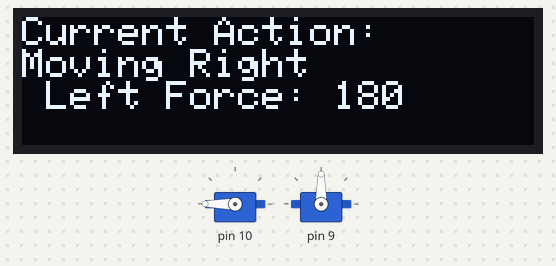
This program was run on a simulated Arduino Uno, built with avr-gcc and run on an emulated ATmega328P. Shown: 128×32 one-colour display, 2 × servo.

Above: at 0.1 s.
At 4.1 s:
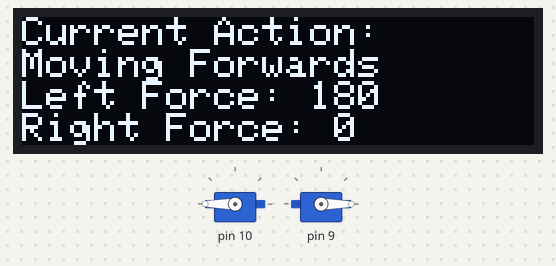
At 8.1 s:
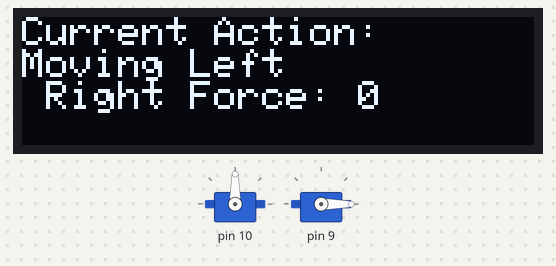
At 15.0 s:
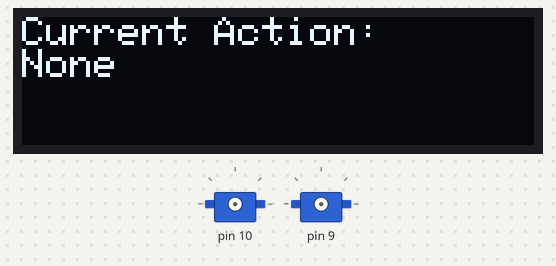
Timing chart, 0 to 16.5 s (numbered marks = the images above):
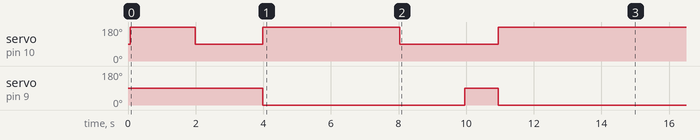

The program:

main.cpp
```cpp
/*
Joshua
Dual-Servo Robot w/ OLED Command Display
Current Revision: December 3nd, 2021:
  - Moved wheels to a class (it looks nicer)
  - Split code up into a couple of header and .cpp files. Readability!
*/

#include <SPI.h>
#include <Servo.h>
#include <Wire.h>
#include <Adafruit_GFX.h>
#include <Adafruit_SSD1306.h>

#include "wheels.hpp"
#include "oled.hpp"
#include "proximity.hpp"

void setup() {
    Serial.begin(9600);
    pinMode(trigPin, OUTPUT);
    pinMode(echoPin, INPUT);

    // SSD1306_SWITCHCAPVCC = generate display voltage from 3.3V internally
    if(!display.begin(SSD1306_SWITCHCAPVCC, SCREEN_ADDRESS)) {
      Serial.println(F("SSD1306 allocation failed"));
      for(;;); // Don't proceed, loop forever
    }

    // Formatted as (pinLeft, pinRight)
    // This class automatically initializes the Servos.
    Wheels wheels(10, 9);

    drawString("If you see this message, something is probably wrong.");

    /*/ Commands for the Robot /*/

    /* Commands are written as (moveTime, force) */
    /* A near-perfect 90-degree turn has a movetime of 1900 (oddly) */
      // ( Why can't it be 2000? :( )

    wheels.moveLeft(1900, 90);
    delay(2000);
    wheels.moveForwards(4000, 90);
    wheels.moveRight(1900, 90);
    delay(1000);
    wheels.moveForwards(4000, 90);
}

void loop() {
}
```

oled.hpp
```cpp
#ifndef OLED_H
#define OLED_H

#include <Arduino.h>
#include <Adafruit_SSD1306.h>

#define SCREEN_WIDTH 128 // OLED display width, in pixels
#define SCREEN_HEIGHT 32 // OLED display height, in pixels
#define OLED_RESET     4 // Reset pin # (or -1 if sharing Arduino reset pin)
#define SCREEN_ADDRESS 0x3C ///< See datasheet for Address; 0x3D for 128x64, 0x3C for 128x32
#define SERVO_NEUTRAL 90 // Defines the "Neutral" position of the servo. Added for readability

void drawString(String string);
extern Adafruit_SSD1306 display;

#endif
```

proximity.hpp
```cpp
constexpr int trigPin{11};
constexpr int echoPin{12};

int calculateDistance(); // In cm
```

wheels.hpp
```cpp
#ifndef WHEELS_H
#define WHEELS_H

#include <Servo.h>

class Wheels {
private:
  // Offset for Movement Commands
  static constexpr int _servoNeutral{90};

  // Servos (initialized in Constructor)
  Servo _servoLeft;
  Servo _servoRight;
public:
  // Initializes Servos
  Wheels(int leftPin, int Rightpin);

  // Movement Commands
  void moveLeft(int moveTime, int force);
  void moveRight(int moveTime, int force);
  void moveForwards(int moveTIme, int force);
};

#endif
```

oled.cpp
```cpp
#include "oled.hpp"
#include <Wire.h>
#include <Adafruit_GFX.h>
#include <Adafruit_SSD1306.h>

Adafruit_SSD1306 display(SCREEN_WIDTH, SCREEN_HEIGHT, &Wire, OLED_RESET);

void drawString(String string) {
    display.clearDisplay();

    display.setTextSize(1);      // Normal 1:1 pixel scale
    display.setTextColor(SSD1306_WHITE); // Draw white text
    display.setCursor(0, 0);     // Start at top-left corner
    display.cp437(true);         // Use full 256 char 'Code Page 437' font

    // Since display.write() only deals with characters, we have to loop through the string.
    for(int i = 0; i < static_cast<int>(string.length()); ++i) {
      display.write(string[i]);
    }

    // I figured that adding this would just be better since I don't have a need to delay the displaying.
    // This must be called to make the display update.
    display.display();
}
```

proximity.cpp
```cpp
#include <Arduino.h>
#include "proximity.hpp"

int calculateDistance() {
  // Clear the condition of trigPin
  digitalWrite(trigPin, LOW);
  delayMicroseconds(2);

  // Sends a pulse to trigPin to calculate distance
  // Acording to Google the pulse should be 10 microseconds
  digitalWrite(trigPin, HIGH);
  delayMicroseconds(10);
  digitalWrite(trigPin, LOW);

  // pulseIn will give us the sound wave travel time in microSeconds
  // Speed of sound wave divided by 2 (since it has to travel to and back) will calculate the distance in cm
  return pulseIn(echoPin, HIGH) * 0.034 / 2;
}
```

wheels.cpp
```cpp
#include "wheels.hpp"
#include "oled.hpp"
#include <Arduino.h>

// Constructor, runs when the class is initialized.
Wheels::Wheels(int leftPin, int rightPin)  {
  _servoLeft.attach(leftPin);
  _servoRight.attach(rightPin);
}

void Wheels::moveLeft(int moveTime, int force) {
  // Since I moved this to a class (and therefore cannot specify the servo in the function call), this is the alternative.
  // Simple if statement to use _servoRight if the force is negative (or 0, but 0 does nothing).
  Servo* servoPtr{&_servoLeft};
  if(force < 0) servoPtr = &_servoRight;

  // Adding or subtracting a "force" value (-90 to 90) from the _servoNeutral value helps readability
  // It also makes it easier to control a left and right servo, as seen in the moveForwards() function.
  // Also, pointers use "->" to point to a child of the address, so that's what's going on here.
  servoPtr->write(_servoNeutral + force);

  // Uses an if statement to check if it's moving Right, since moveRight also calls this function.
  if(force > 0) {
      drawString("Current Action:\nMoving Right\n Left Force: " + static_cast<String>(_servoNeutral + force) );
  } else {
      drawString("Current Action:\nMoving Left\n Right Force: " + static_cast<String>(_servoNeutral + force) );
  }

  // Don't do anything for the time specified in the function call and then stop the servo
  delay(moveTime);
  drawString("Current Action:\nNone");

  servoPtr->write(_servoNeutral);
}

void Wheels::moveRight(int moveTime, int force) {
    // moveLeft already does what I want, so I just have to do a small modification (DRY), therefore not having to copy-paste my code.
    // This involves the 2 lines at the top of the moveLeft() function and giving moveLeft a negative Force.
    // We use a negative force because the right servo is mirrored.
    moveLeft(moveTime, -force);
}

void Wheels::moveForwards(int moveTime, int force) {

    // Since the 2 servos are mirrored, they also have to move in opposite directions.
    // This is where using the _servoNeutral approach is helpful.
    _servoLeft.write(_servoNeutral + force);
    _servoRight.write(_servoNeutral - force);

    drawString("Current Action:\nMoving Forwards\nLeft Force: " + static_cast<String>(_servoNeutral + force) + "\nRight Force: " + static_cast<String>(_servoNeutral - force)) ;

    delay(moveTime);
    drawString("Current Action:\nNone");

    _servoLeft.write(_servoNeutral);
    _servoRight.write(_servoNeutral);
}
```

Measured:
- what the display in image 0 shows lasts 1.9 s, from 0.1 s to 2.0 s
- what the display in image 1 shows lasts 4.0 s, from 4.0 s to 8.0 s
